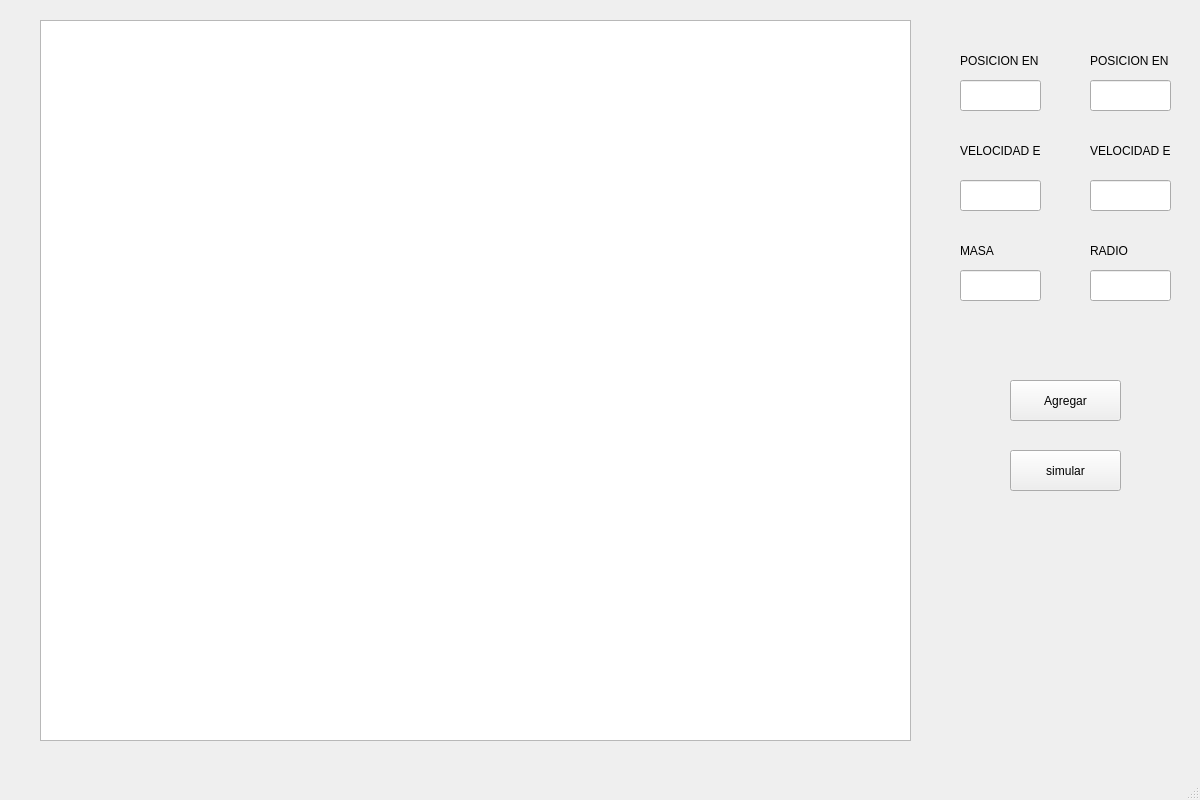
<?xml version="1.0" encoding="UTF-8"?>
<ui version="4.0">
 <class>MainWindow</class>
 <widget class="QMainWindow" name="MainWindow">
  <property name="geometry">
   <rect>
    <x>0</x>
    <y>0</y>
    <width>1200</width>
    <height>800</height>
   </rect>
  </property>
  <property name="windowTitle">
   <string>MainWindow</string>
  </property>
  <widget class="QWidget" name="centralwidget">
   <widget class="QGraphicsView" name="graphicsView">
    <property name="geometry">
     <rect>
      <x>40</x>
      <y>20</y>
      <width>871</width>
      <height>721</height>
     </rect>
    </property>
   </widget>
   <widget class="QLineEdit" name="posix">
    <property name="geometry">
     <rect>
      <x>960</x>
      <y>80</y>
      <width>81</width>
      <height>31</height>
     </rect>
    </property>
   </widget>
   <widget class="QLineEdit" name="posiy">
    <property name="geometry">
     <rect>
      <x>1090</x>
      <y>80</y>
      <width>81</width>
      <height>31</height>
     </rect>
    </property>
   </widget>
   <widget class="QLineEdit" name="vix">
    <property name="geometry">
     <rect>
      <x>960</x>
      <y>180</y>
      <width>81</width>
      <height>31</height>
     </rect>
    </property>
   </widget>
   <widget class="QLineEdit" name="viy">
    <property name="geometry">
     <rect>
      <x>1090</x>
      <y>180</y>
      <width>81</width>
      <height>31</height>
     </rect>
    </property>
   </widget>
   <widget class="QLineEdit" name="masa">
    <property name="geometry">
     <rect>
      <x>960</x>
      <y>270</y>
      <width>81</width>
      <height>31</height>
     </rect>
    </property>
   </widget>
   <widget class="QLineEdit" name="radio">
    <property name="geometry">
     <rect>
      <x>1090</x>
      <y>270</y>
      <width>81</width>
      <height>31</height>
     </rect>
    </property>
   </widget>
   <widget class="QLabel" name="label">
    <property name="geometry">
     <rect>
      <x>960</x>
      <y>50</y>
      <width>81</width>
      <height>21</height>
     </rect>
    </property>
    <property name="text">
     <string>POSICION EN X</string>
    </property>
   </widget>
   <widget class="QLabel" name="label_2">
    <property name="geometry">
     <rect>
      <x>1090</x>
      <y>50</y>
      <width>81</width>
      <height>21</height>
     </rect>
    </property>
    <property name="text">
     <string>POSICION EN Y</string>
    </property>
   </widget>
   <widget class="QLabel" name="label_3">
    <property name="geometry">
     <rect>
      <x>960</x>
      <y>140</y>
      <width>81</width>
      <height>21</height>
     </rect>
    </property>
    <property name="text">
     <string>VELOCIDAD EN X</string>
    </property>
   </widget>
   <widget class="QLabel" name="label_4">
    <property name="geometry">
     <rect>
      <x>1090</x>
      <y>140</y>
      <width>81</width>
      <height>21</height>
     </rect>
    </property>
    <property name="text">
     <string>VELOCIDAD EN Y</string>
    </property>
   </widget>
   <widget class="QLabel" name="label_5">
    <property name="geometry">
     <rect>
      <x>960</x>
      <y>240</y>
      <width>81</width>
      <height>21</height>
     </rect>
    </property>
    <property name="text">
     <string>MASA</string>
    </property>
   </widget>
   <widget class="QLabel" name="label_6">
    <property name="geometry">
     <rect>
      <x>1090</x>
      <y>240</y>
      <width>81</width>
      <height>21</height>
     </rect>
    </property>
    <property name="text">
     <string>RADIO</string>
    </property>
   </widget>
   <widget class="QPushButton" name="agregar">
    <property name="geometry">
     <rect>
      <x>1010</x>
      <y>380</y>
      <width>111</width>
      <height>41</height>
     </rect>
    </property>
    <property name="text">
     <string>Agregar</string>
    </property>
   </widget>
   <widget class="QPushButton" name="simular">
    <property name="geometry">
     <rect>
      <x>1010</x>
      <y>450</y>
      <width>111</width>
      <height>41</height>
     </rect>
    </property>
    <property name="text">
     <string>simular</string>
    </property>
   </widget>
  </widget>
  <widget class="QMenuBar" name="menubar">
   <property name="geometry">
    <rect>
     <x>0</x>
     <y>0</y>
     <width>1200</width>
     <height>20</height>
    </rect>
   </property>
  </widget>
  <widget class="QStatusBar" name="statusbar"/>
 </widget>
 <resources/>
 <connections/>
</ui>
